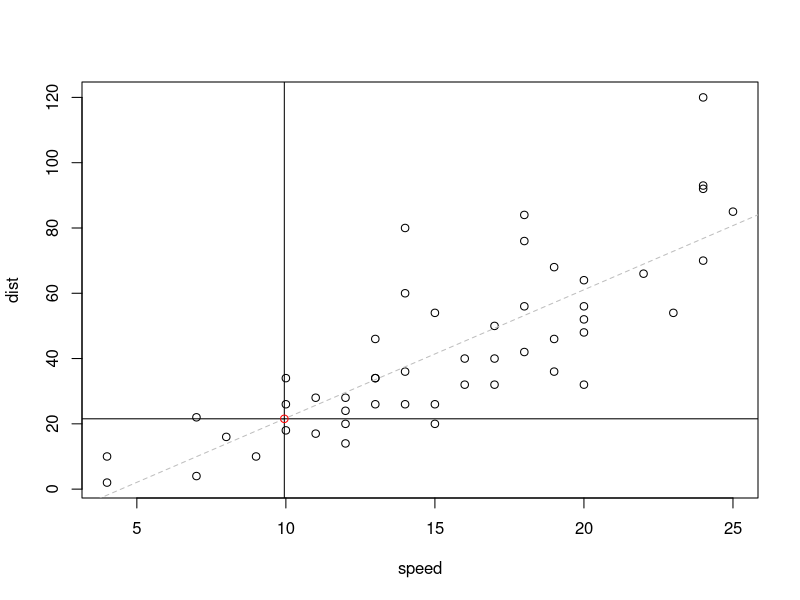

Here is the R script that generated this plot:
# linearModeling2.R
# R version 3.3.3 (2017-03-06)
# February 2, 2017. Mallory B. Lai.
# Reviewed by: TODO (Rachel) : Proofread for errors.
# More with linear modeling. 

#-----------------------------------------------------------------------

# Plot cars data set again. 
plot(cars)

# Fit a linear model. 
fit <- lm(cars$dist ~ cars$speed)

# Plot line of best fit. 
abline(fit, lty = 2, col = 'grey')

# Interpret the following code:
abline(h = fit$coefficients[1] + fit$coefficients[2] * fit$fitted.values[4])
abline(v = fit$fitted.values[4])
points(fit$fitted.values[4], 
       fit$coefficients[1] + fit$coefficients[2] * fit$fitted.values[4], 
       pch = 1, col = 'red')

# What does this tell you about fitted.values?



# Plot a histogram of the residuals. Explain what this graph means.





# Suppose you're asked to investigate how diet changes with stress. 
# You're given data collected from 1,000 women who tracked their 
# stress levels and their diet.  

# Simulate stress levels from 0-10.
stress <- seq(0, 10, by = .5)

# Simulate the number of women who ate chocolate as a function of 
# their stress levels.
chocolate <- 400 + 50 * stress + rnorm(length(stress), 0, 50)

# Simulate the number of women who ate salad as a function of 
# their stress levels. 
salad <- 400 - 25 * stress + rnorm(length(stress), 0, 50)

# Simulate the number of women who drank wine as a function of 
# their stress levels. 
wine <- 300 + 60 * stress + rnorm(length(stress), 0, 50)

# Simulate the number of women who drank water as a function of 
# their stress levels. 
water <- 850 - 5 * stress + rnorm(length(stress), 0, 50)

# Combine into data frame. 
dietData <- data.frame(stress, chocolate, salad, wine, water)


# Explain the relationship between stress and the four 'diet' variables.
# Provide graphs and numbers to support your explanation. (Pretend like 
# you can't see how the data frame was generated.) 









